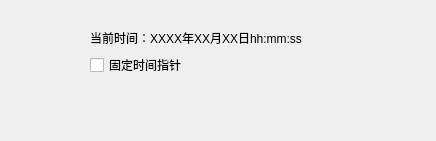
<?xml version="1.0" encoding="UTF-8"?>
<ui version="4.0">
 <class>ViewWidgetTimeAxis</class>
 <widget class="QDockWidget" name="ViewWidgetTimeAxis">
  <property name="geometry">
   <rect>
    <x>0</x>
    <y>0</y>
    <width>436</width>
    <height>141</height>
   </rect>
  </property>
  <property name="sizePolicy">
   <sizepolicy hsizetype="Fixed" vsizetype="Preferred">
    <horstretch>0</horstretch>
    <verstretch>0</verstretch>
   </sizepolicy>
  </property>
  <property name="floating">
   <bool>false</bool>
  </property>
  <property name="allowedAreas">
   <set>Qt::BottomDockWidgetArea|Qt::TopDockWidgetArea</set>
  </property>
  <property name="windowTitle">
   <string>时间轴窗口</string>
  </property>
  <widget class="QWidget" name="centralWidget">
   <layout class="QGridLayout" name="gridLayout">
    <property name="sizeConstraint">
     <enum>QLayout::SetMinimumSize</enum>
    </property>
    <property name="leftMargin">
     <number>3</number>
    </property>
    <property name="topMargin">
     <number>1</number>
    </property>
    <property name="rightMargin">
     <number>3</number>
    </property>
    <property name="bottomMargin">
     <number>1</number>
    </property>
    <property name="spacing">
     <number>1</number>
    </property>
    <item row="0" column="0">
     <layout class="QHBoxLayout" name="framePlotLayout">
      <property name="spacing">
       <number>0</number>
      </property>
      <property name="sizeConstraint">
       <enum>QLayout::SetNoConstraint</enum>
      </property>
      <item>
       <layout class="QVBoxLayout" name="verticalLayout">
        <item>
         <spacer name="verticalSpacer_2">
          <property name="orientation">
           <enum>Qt::Vertical</enum>
          </property>
          <property name="sizeHint" stdset="0">
           <size>
            <width>20</width>
            <height>0</height>
           </size>
          </property>
         </spacer>
        </item>
        <item>
         <widget class="QLabel" name="currentTimeLabel">
          <property name="text">
           <string>当前时间：XXXX年XX月XX日hh:mm:ss</string>
          </property>
         </widget>
        </item>
        <item>
         <widget class="QCheckBox" name="cbFixTimePoint">
          <property name="text">
           <string>固定时间指针</string>
          </property>
         </widget>
        </item>
        <item>
         <layout class="QHBoxLayout" name="horizontalLayout">
          <property name="spacing">
           <number>15</number>
          </property>
          <item>
           <widget class="QToolButton" name="toolButton_play">
            <property name="minimumSize">
             <size>
              <width>30</width>
              <height>30</height>
             </size>
            </property>
            <property name="maximumSize">
             <size>
              <width>30</width>
              <height>30</height>
             </size>
            </property>
            <property name="statusTip">
             <string>播放/暂停</string>
            </property>
            <property name="text">
             <string/>
            </property>
            <property name="icon">
             <iconset resource="../ModelingTool.qrc">
              <normaloff>:/ModelingTool/Images/play.png</normaloff>:/ModelingTool/Images/play.png</iconset>
            </property>
            <property name="iconSize">
             <size>
              <width>30</width>
              <height>30</height>
             </size>
            </property>
            <property name="autoRaise">
             <bool>true</bool>
            </property>
           </widget>
          </item>
          <item>
           <widget class="QToolButton" name="toolButton_reset">
            <property name="minimumSize">
             <size>
              <width>30</width>
              <height>30</height>
             </size>
            </property>
            <property name="maximumSize">
             <size>
              <width>30</width>
              <height>30</height>
             </size>
            </property>
            <property name="statusTip">
             <string>重置</string>
            </property>
            <property name="text">
             <string/>
            </property>
            <property name="icon">
             <iconset resource="../ModelingTool.qrc">
              <normaloff>:/ModelingTool/Images/reset.png</normaloff>:/ModelingTool/Images/reset.png</iconset>
            </property>
            <property name="iconSize">
             <size>
              <width>30</width>
              <height>30</height>
             </size>
            </property>
            <property name="autoRaise">
             <bool>true</bool>
            </property>
           </widget>
          </item>
          <item>
           <widget class="QToolButton" name="toolButton_speedDown">
            <property name="minimumSize">
             <size>
              <width>30</width>
              <height>30</height>
             </size>
            </property>
            <property name="maximumSize">
             <size>
              <width>30</width>
              <height>30</height>
             </size>
            </property>
            <property name="statusTip">
             <string>放慢速度</string>
            </property>
            <property name="text">
             <string/>
            </property>
            <property name="icon">
             <iconset resource="../ModelingTool.qrc">
              <normaloff>:/ModelingTool/Images/speedDown.png</normaloff>:/ModelingTool/Images/speedDown.png</iconset>
            </property>
            <property name="iconSize">
             <size>
              <width>30</width>
              <height>30</height>
             </size>
            </property>
            <property name="autoRaise">
             <bool>true</bool>
            </property>
           </widget>
          </item>
          <item>
           <widget class="QToolButton" name="toolButton_speedUp">
            <property name="minimumSize">
             <size>
              <width>30</width>
              <height>30</height>
             </size>
            </property>
            <property name="maximumSize">
             <size>
              <width>30</width>
              <height>30</height>
             </size>
            </property>
            <property name="statusTip">
             <string>加快速度</string>
            </property>
            <property name="text">
             <string/>
            </property>
            <property name="icon">
             <iconset resource="../ModelingTool.qrc">
              <normaloff>:/ModelingTool/Images/speedUp.png</normaloff>:/ModelingTool/Images/speedUp.png</iconset>
            </property>
            <property name="iconSize">
             <size>
              <width>30</width>
              <height>30</height>
             </size>
            </property>
            <property name="autoRaise">
             <bool>true</bool>
            </property>
           </widget>
          </item>
          <item>
           <widget class="QToolButton" name="toolButton_backward">
            <property name="minimumSize">
             <size>
              <width>30</width>
              <height>30</height>
             </size>
            </property>
            <property name="maximumSize">
             <size>
              <width>30</width>
              <height>30</height>
             </size>
            </property>
            <property name="statusTip">
             <string>后退</string>
            </property>
            <property name="text">
             <string/>
            </property>
            <property name="icon">
             <iconset resource="../ModelingTool.qrc">
              <normaloff>:/ModelingTool/Images/backward.png</normaloff>:/ModelingTool/Images/backward.png</iconset>
            </property>
            <property name="iconSize">
             <size>
              <width>30</width>
              <height>30</height>
             </size>
            </property>
            <property name="autoRaise">
             <bool>true</bool>
            </property>
           </widget>
          </item>
          <item>
           <widget class="QToolButton" name="toolButton_forward">
            <property name="minimumSize">
             <size>
              <width>30</width>
              <height>30</height>
             </size>
            </property>
            <property name="maximumSize">
             <size>
              <width>30</width>
              <height>30</height>
             </size>
            </property>
            <property name="statusTip">
             <string>前进</string>
            </property>
            <property name="text">
             <string/>
            </property>
            <property name="icon">
             <iconset resource="../ModelingTool.qrc">
              <normaloff>:/ModelingTool/Images/forward.png</normaloff>:/ModelingTool/Images/forward.png</iconset>
            </property>
            <property name="iconSize">
             <size>
              <width>30</width>
              <height>30</height>
             </size>
            </property>
            <property name="autoRaise">
             <bool>true</bool>
            </property>
           </widget>
          </item>
         </layout>
        </item>
        <item>
         <spacer name="verticalSpacer">
          <property name="orientation">
           <enum>Qt::Vertical</enum>
          </property>
          <property name="sizeHint" stdset="0">
           <size>
            <width>20</width>
            <height>0</height>
           </size>
          </property>
         </spacer>
        </item>
       </layout>
      </item>
     </layout>
    </item>
   </layout>
  </widget>
 </widget>
 <layoutdefault spacing="6" margin="11"/>
 <resources>
  <include location="../ModelingTool.qrc"/>
 </resources>
 <connections/>
</ui>
